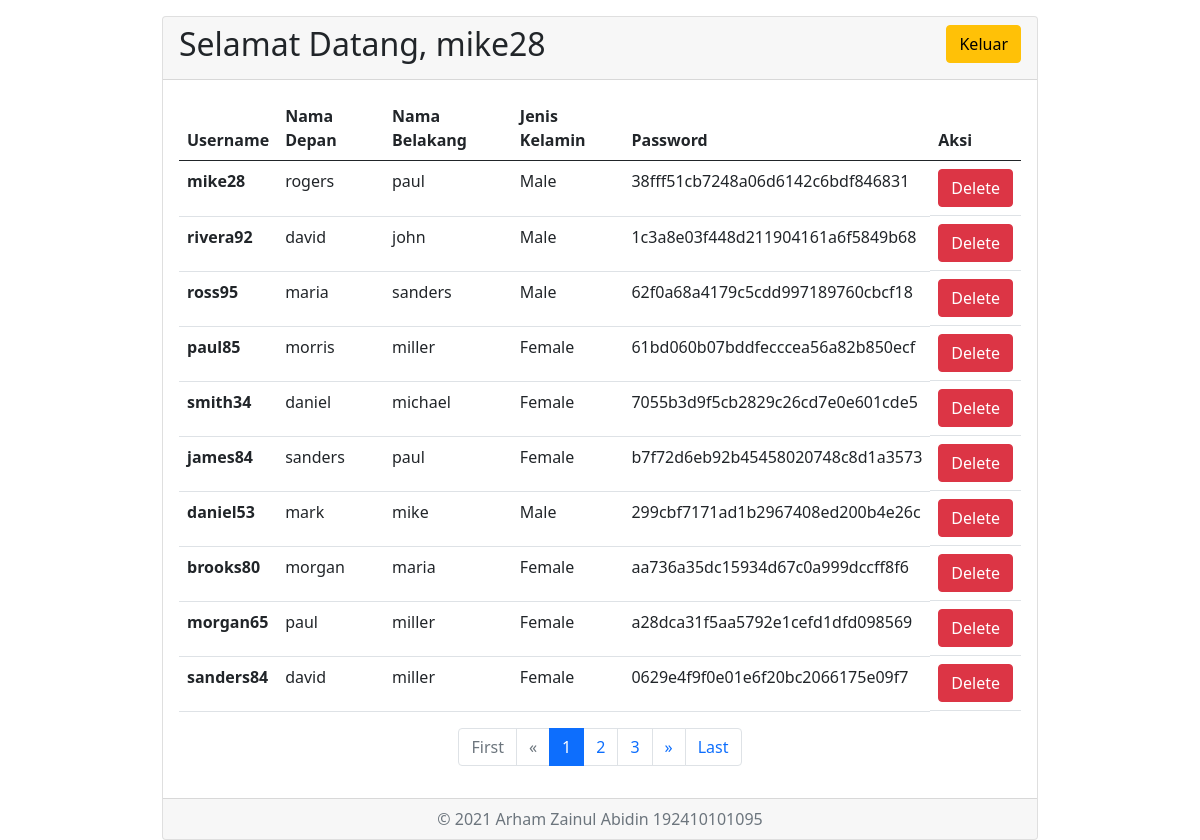
Page /index.php (signed in) on the committed database.
### tables this page shows
CREATE TABLE `user_details` (
  `user_id` int(11) NOT NULL,
  `username` varchar(255) NOT NULL,
  `first_name` varchar(50) NOT NULL,
  `last_name` varchar(50) NOT NULL,
  `gender` varchar(10) NOT NULL,
  `password` char(50) NOT NULL
);

### index.php (the view, shortened to what this page needs)
<?php
    require 'database.php';
    $page = (isset($_GET['page'])) ? $_GET['page'] : 1;
    $limit = 10;
    $limit_start = ($page - 1) * $limit;
    $data = $db->prepare("SELECT * FROM user_details ORDER BY user_id LIMIT $limit_start, $limit");
    $data->execute();
    $rows = $db->prepare("SELECT COUNT(*) AS 'rows' FROM user_details");
    $rows->execute();
    $get_rows = $rows->fetch();
    $num_of_page = ceil($get_rows['rows'] / $limit);
    $limit_num_page = 2;
    $start_number = ($page > $limit_num_page) ? $page - $limit_num_page : 1;
    $end_number = ($page < ($num_of_page - $limit_num_page)) ? $page + $limit_num_page : $num_of_page;
?>
<!DOCTYPE html>
<html lang="en">
<head>
    <link href="https://cdn.jsdelivr.net/npm/bootstrap@5.0.0-beta3/dist/css/bootstrap.min.css" rel="stylesheet">
</head>
<body>
    <div class="container col-md-9">
        <div class="card mt-3">
            <div class="card-header d-flex justify-content-between">
                <h2> Selamat Datang, <?= $_SESSION['username']; ?> </h2>
                <div>
                    <a href="logout.php" class="btn btn-warning"> Keluar </a>
                </div>
            </div>
            <div class="card-body table-responsive">
                <table class="table">
                    <thead>
                        <tr>
                            <th scope="col"> Username </th>
                            <th scope="col"> Nama Depan </th>
                            <th scope="col"> Nama Belakang </th>
                            <th scope="col"> Jenis Kelamin </th>
                            <th scope="col"> Password </th>
                            <th scope="col"> Aksi </th>
                        </tr>
                    </thead>
                    <tbody>
                        <?php while ($row = $data->fetch()): ?>
                        <tr>
                            <td hidden><?= $row['user_id']; ?></th>
                            <th scope="row"><?= $row['username']; ?></td>
                            <td><?= $row['first_name']; ?></td>
                            <td><?= $row['last_name']; ?></td>
                            <td><?= $row['gender']; ?></td>
                            <td><?= $row['password']; ?></td>
                            <td class="d-grid gap-2 d-md-flex justify-content-md-between">
                                <a href="delete.php?id=<?=$row['user_id'];?>&page=<?=$page;?>" class="btn btn-danger"> Delete </a>
                            </td>
                        </tr>
                        <?php endwhile; ?>
                    </tbody>
                </table>
                <nav aria-label="Page Navigation">
                    <ul class="pagination flex-wrap justify-content-center">
                        <?php if ($page == 1): ?>
                            <li class="page-item disabled"><a class="page-link" href="#"> First </a></li>
                            <li class="page-item disabled"><a class="page-link" href="#"> &laquo; </a></li>
                        <?php else:
                            $previous = ($page > 1) ? $page - 1 : 1;
                        ?>
                            <li class="page-item"><a class="page-link" href="index.php?page=1"> First </a></li>
                            <li class="page-item"><a class="page-link" href="index.php?page=<?= $previous; ?>"> &laquo; </a></li>
                        <?php endif;
                            for ($i = $start_number; $i <= $end_number; $i++ ):
                                $active = ($i == $page) ? 'class="page-item active"' : 'class="page-item"';
                        ?>
                            <li <?= $active; ?> ><a class="page-link" href="index.php?page=<?= $i; ?>"> <?= $i; ?> </a></li>
                        <?php endfor;
                        if ($page == $num_of_page):
                        ?>
                            <li class="page-item disabled"><a class="page-link" href="#"> &raquo; </a></li>
                            <li class="page-item disabled"><a class="page-link" href="#"> Last </a></li>
                        <?php else:
                            $next = ($page < $num_of_page) ? $page + 1 : $num_of_page;
                        ?>
                            <li class="page-item"><a class="page-link" href="index.php?page=<?= $next; ?>"> &raquo; </a></li>
                            <li class="page-item"><a class="page-link" href="index.php?page=<?= $num_of_page; ?>"> Last </a></li>
                        <?php endif; ?>
                    </ul>
                </nav>
            </div>
            <div class="card-footer text-muted d-flex justify-content-center">
                &copy 2021 Arham Zainul Abidin 192410101095
            </div>
        </div>
    </div>
</body>
</html>

### rows in the picture
user_details: username "mike28", first_name "rogers", last_name "paul", gender "Male", password "38fff51cb7248a06d6142c6bdf846831"
user_details: username "rivera92", first_name "david", last_name "john", gender "Male", password "1c3a8e03f448d211904161a6f5849b68"
user_details: username "ross95", first_name "maria", last_name "sanders", gender "Male", password "62f0a68a4179c5cdd997189760cbcf18"
user_details: username "paul85", first_name "morris", last_name "miller", gender "Female", password "61bd060b07bddfecccea56a82b850ecf"
user_details: username "smith34", first_name "daniel", last_name "michael", gender "Female", password "7055b3d9f5cb2829c26cd7e0e601cde5"
user_details: username "james84", first_name "sanders", last_name "paul", gender "Female", password "b7f72d6eb92b45458020748c8d1a3573"
user_details: username "daniel53", first_name "mark", last_name "mike", gender "Male", password "299cbf7171ad1b2967408ed200b4e26c"
user_details: username "brooks80", first_name "morgan", last_name "maria", gender "Female", password "aa736a35dc15934d67c0a999dccff8f6"
user_details: username "morgan65", first_name "paul", last_name "miller", gender "Female", password "a28dca31f5aa5792e1cefd1dfd098569"
user_details: username "sanders84", first_name "david", last_name "miller", gender "Female", password "0629e4f9f0e01e6f20bc2066175e09f7"

### other values in the picture
$_SESSION['username'] "mike28"
